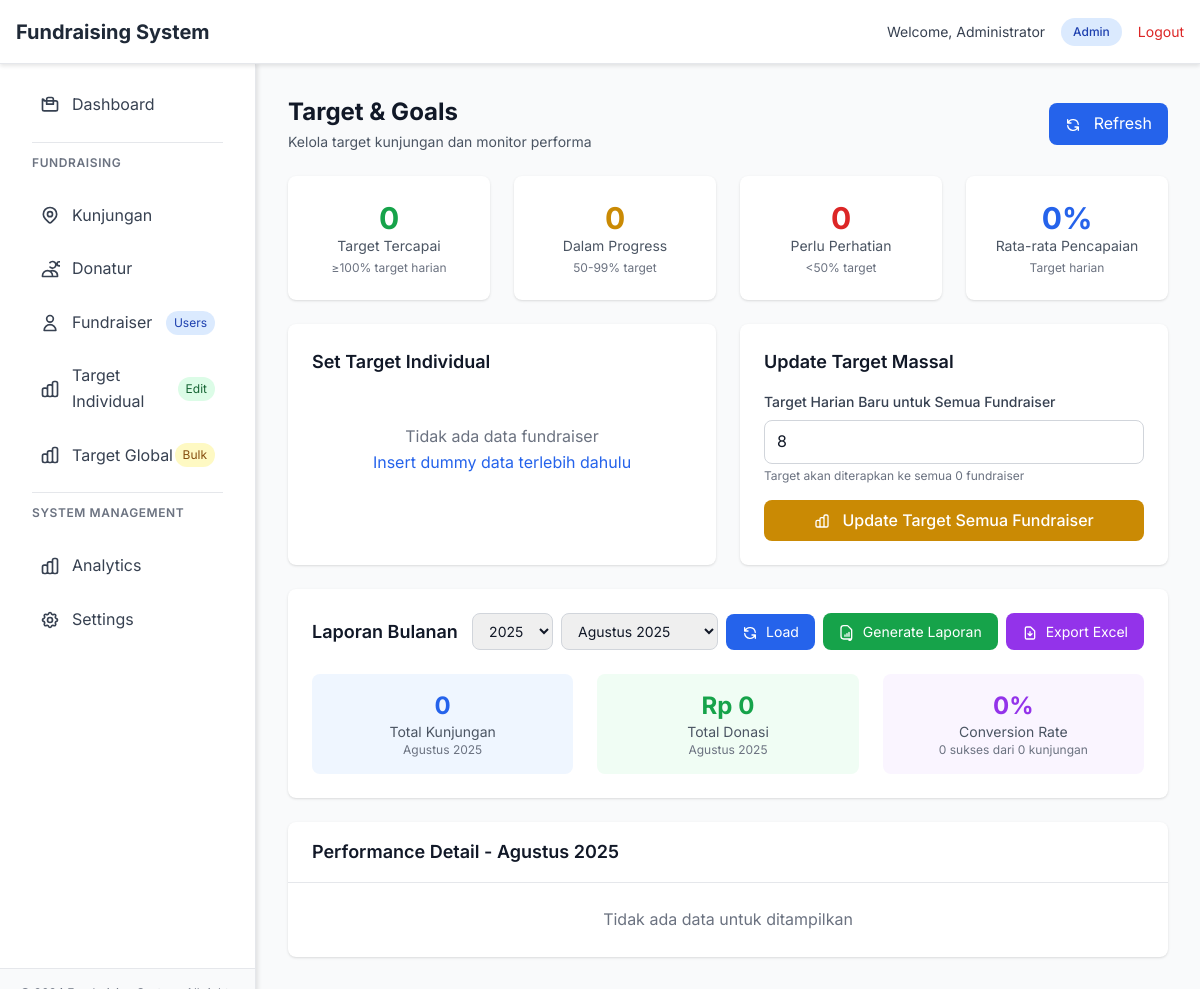
The app's page /target-new.php (signed in), older data.
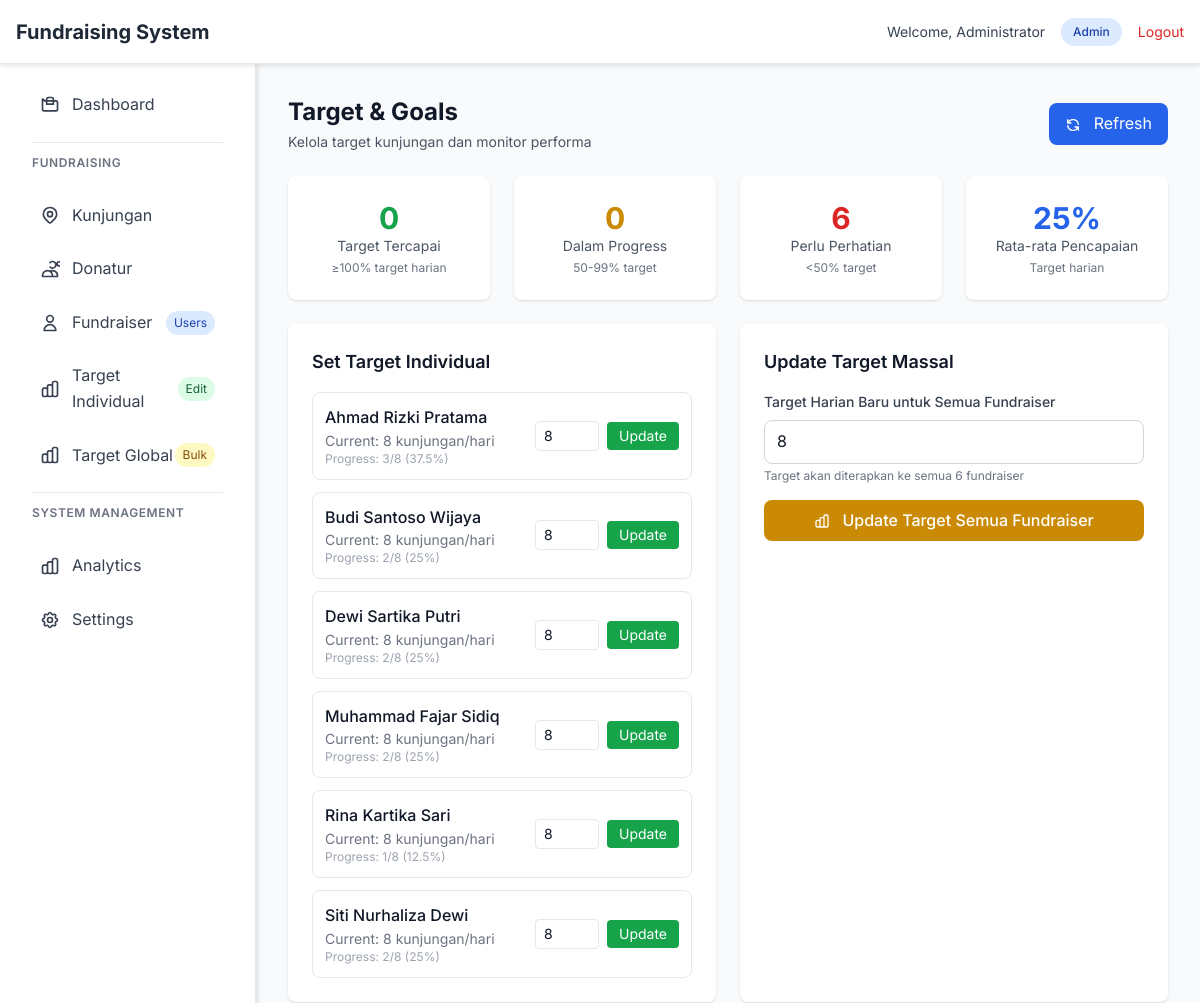
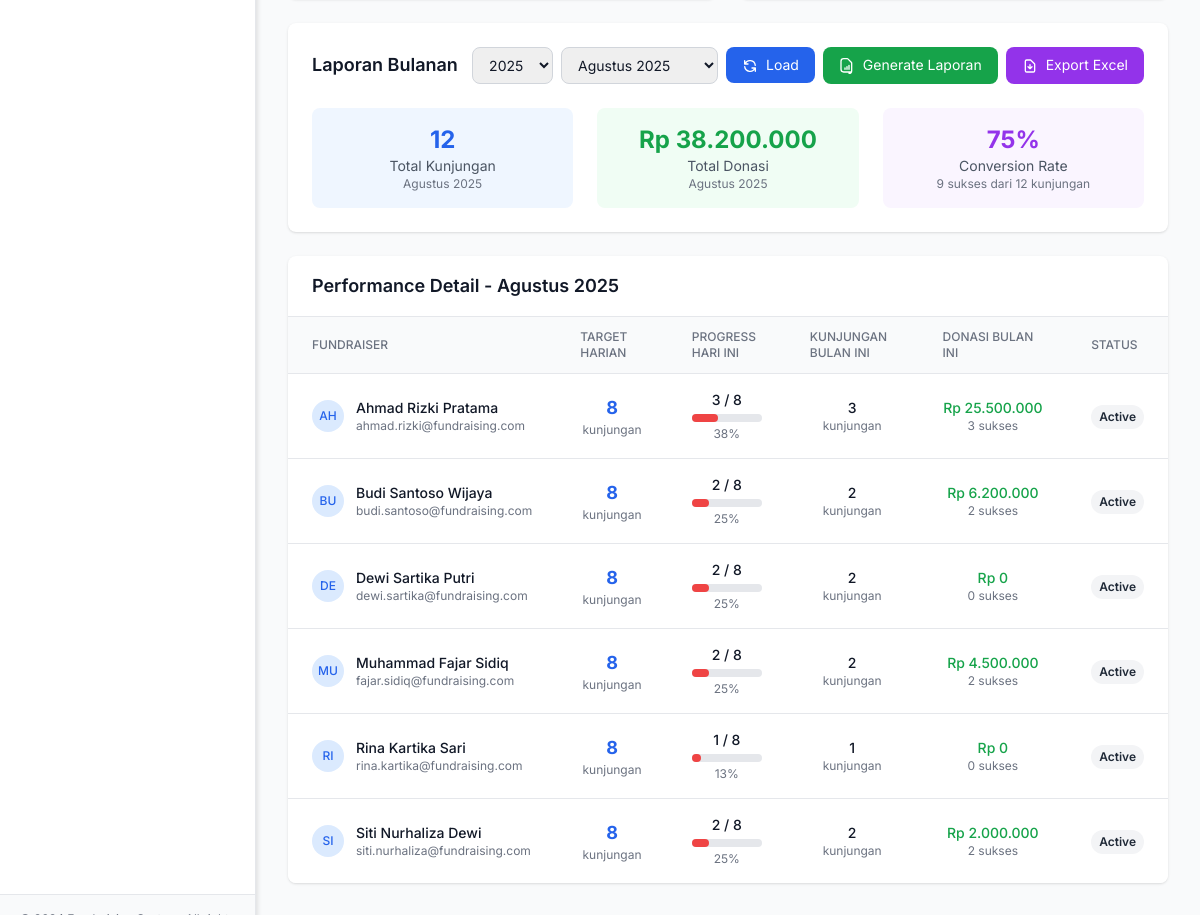
The same page, newer data (2 pictures, top to bottom).
### tables this page shows
CREATE TABLE `users` (
    `id` INT UNSIGNED NOT NULL AUTO_INCREMENT,
    `name` VARCHAR(150) NOT NULL,
    `email` VARCHAR(150) DEFAULT NULL,
    `username` VARCHAR(100) DEFAULT NULL,
    `password` VARCHAR(255) NOT NULL,
    `role` ENUM('admin','monitor','user') NOT NULL DEFAULT 'user',
    `status` ENUM('active','inactive') NOT NULL DEFAULT 'active',
    `target` INT UNSIGNED NOT NULL DEFAULT 8,
    `phone` VARCHAR(25) DEFAULT NULL,
    `created_at` TIMESTAMP NOT NULL DEFAULT CURRENT_TIMESTAMP,
    `updated_at` TIMESTAMP NULL DEFAULT CURRENT_TIMESTAMP ON UPDATE CURRENT_TIMESTAMP,
    PRIMARY KEY (`id`),
    UNIQUE KEY `uq_users_email` (`email`),
    UNIQUE KEY `uq_users_username` (`username`),
    KEY `idx_users_role` (`role`),
    KEY `idx_users_status` (`status`)
);

### target-new.php (the view, shortened to what the changed rows need)
<?php
include 'layout-header.php';
require_once 'config.php';
$currentYear = date('Y');
$currentMonth = date('n');
$selectedYear = $_GET['year'] ?? $currentYear;
$selectedMonth = $_GET['month'] ?? $currentMonth;
try {
    $stmt = $pdo->prepare("
        SELECT
            u.id,
            u.name,
            u.email,
            u.target,
            u.status,
            COALESCE(COUNT(CASE WHEN DATE(k.created_at) = CURDATE() THEN 1 END), 0) as kunjungan_hari_ini,
            COALESCE(COUNT(CASE WHEN YEAR(k.created_at) = ? AND MONTH(k.created_at) = ? THEN 1 END), 0) as kunjungan_bulan,
            COALESCE(SUM(CASE WHEN YEAR(k.created_at) = ? AND MONTH(k.created_at) = ? AND k.status = 'berhasil' THEN k.nominal ELSE 0 END), 0) as donasi_bulan,
            COALESCE(COUNT(CASE WHEN YEAR(k.created_at) = ? AND MONTH(k.created_at) = ? AND k.status = 'berhasil' THEN 1 END), 0) as sukses_bulan
        FROM users u
        LEFT JOIN kunjungan k ON u.id = k.fundraiser_id
        WHERE u.role = 'user'
        GROUP BY u.id, u.name, u.email, u.target, u.status
        ORDER BY u.name
    ");
    $stmt->execute([$selectedYear, $selectedMonth, $selectedYear, $selectedMonth, $selectedYear, $selectedMonth]);
    $fundraisers = $stmt->fetchAll(PDO::FETCH_ASSOC);
    $totalFundraisers = count($fundraisers);
    $targetTercapai = 0;
    $dalamProgress = 0;
    $perluPerhatian = 0;
    $totalTargetHarian = 0;
    $totalKunjunganHariIni = 0;
    foreach ($fundraisers as $f) {
        $totalTargetHarian += $f['target'];
        $totalKunjunganHariIni += $f['kunjungan_hari_ini'];
        $percent = $f['target'] > 0 ? ($f['kunjungan_hari_ini'] / $f['target']) * 100 : 0;
        if ($percent >= 100) {
            $targetTercapai++;
        } elseif ($percent >= 50) {
            $dalamProgress++;
        } else {
            $perluPerhatian++;
        }
    }
    $rataPencapaian = $totalTargetHarian > 0 ? round(($totalKunjunganHariIni / $totalTargetHarian) * 100, 1) : 0;
    $totalKunjunganBulan = array_sum(array_column($fundraisers, 'kunjungan_bulan'));
    $totalDonasiBulan = array_sum(array_column($fundraisers, 'donasi_bulan'));
    $totalSuksesBulan = array_sum(array_column($fundraisers, 'sukses_bulan'));
    $conversionRate = $totalKunjunganBulan > 0 ? round(($totalSuksesBulan / $totalKunjunganBulan) * 100, 1) : 0;
} catch (Exception $e) {
    $fundraisers = [];
    $error_message = $e->getMessage();
    $targetTercapai = 0;
    $dalamProgress = 0;
    $perluPerhatian = 0;
    $rataPencapaian = 0;
    $totalKunjunganBulan = 0;
    $totalDonasiBulan = 0;
    $conversionRate = 0;
}
?>
<div class="space-y-6">
    <div class="flex flex-col sm:flex-row sm:items-center sm:justify-between">
        <div>
            <h1 class="text-2xl font-bold text-gray-900">Target & Goals</h1>
        </div>
    </div>
    <div class="grid grid-cols-1 md:grid-cols-4 gap-6">
        <div class="bg-white rounded-lg shadow p-6 target-card">
            <div class="text-center">
                <div class="text-3xl font-bold text-red-600"><?php echo $perluPerhatian; ?></div>
                <div class="text-sm text-gray-600">Perlu Perhatian</div>
                <div class="text-xs text-gray-500 mt-1"><50% target</div>
            </div>
        </div>
        <div class="bg-white rounded-lg shadow p-6 target-card">
            <div class="text-center">
                <div class="text-3xl font-bold text-blue-600"><?php echo $rataPencapaian; ?>%</div>
                <div class="text-sm text-gray-600">Rata-rata Pencapaian</div>
                <div class="text-xs text-gray-500 mt-1">Target harian</div>
            </div>
        </div>
    </div>
    <div class="grid grid-cols-1 lg:grid-cols-2 gap-6">
        <div class="bg-white rounded-lg shadow p-6">
            <h2 class="text-lg font-semibold text-gray-900 mb-4">Set Target Individual</h2>
            <?php if (!empty($fundraisers)): ?>
            <div class="space-y-3">
                <?php foreach ($fundraisers as $f): ?>
                <div class="flex items-center justify-between p-3 border rounded-lg">
                    <div class="flex-1">
                        <div class="font-medium text-gray-900"><?php echo htmlspecialchars($f['name']); ?></div>
                        <div class="text-sm text-gray-500">Current: <?php echo $f['target']; ?> kunjungan/hari</div>
                        <div class="text-xs text-gray-400">Progress: <?php echo $f['kunjungan_hari_ini']; ?>/<?php echo $f['target']; ?> (<?php echo $f['target'] > 0 ? round(($f['kunjungan_hari_ini'] / $f['target']) * 100, 1) : 0; ?>%)</div>
                    </div>
                    <?php if ($user_role === 'admin'): ?>
                    <div class="flex items-center space-x-2">
                        <form method="POST" class="flex items-center space-x-2">
                            <input type="number" name="target" value="<?php echo $f['target']; ?>" min="1" max="50"
                                   class="w-16 px-2 py-1 text-sm border rounded focus:ring-2 focus:ring-blue-500">
                            <button type="submit" class="px-3 py-1 bg-green-600 text-white text-sm rounded hover:bg-green-700 transition-colors">
                                Update
                            </button>
                        </form>
                    </div>
                    <?php endif; ?>
                </div>
                <?php endforeach; ?>
            </div>
            <?php else: ?>
            <div class="text-center py-8 text-gray-500">
                <p>Tidak ada data fundraiser</p>
                <a href="dashboard.php" class="text-blue-600 hover:text-blue-800">Insert dummy data terlebih dahulu</a>
            </div>
            <?php endif; ?>
        </div>
        <?php if ($user_role === 'admin'): ?>
        <div class="bg-white rounded-lg shadow p-6">
            <h2 class="text-lg font-semibold text-gray-900 mb-4">Update Target Massal</h2>
            <form method="POST" class="space-y-4">
                <div>
                    <label for="new_target" class="block text-sm font-medium text-gray-700 mb-2">
                        Target Harian Baru untuk Semua Fundraiser
                    </label>
                    <input type="number" id="new_target" name="new_target" min="1" max="50" value="8"
                           class="w-full px-3 py-2 border border-gray-300 rounded-lg focus:outline-none focus:ring-2 focus:ring-blue-500">
                    <p class="mt-1 text-xs text-gray-500">Target akan diterapkan ke semua <?php echo $totalFundraisers; ?> fundraiser</p>
                </div>
                <button type="submit" onclick="return confirm('Update target semua fundraiser ke ' + document.getElementById('new_target').value + ' kunjungan per hari?')"
                        class="w-full px-4 py-2 bg-yellow-600 text-white font-medium rounded-lg hover:bg-yellow-700 transition-colors">
                    Update Target Semua Fundraiser
                </button>
            </form>
        </div>
        <?php endif; ?>
    </div>
    <div class="bg-white rounded-lg shadow p-6">
        <div class="flex flex-col sm:flex-row sm:items-center sm:justify-between mb-6">
            <h2 class="text-lg font-semibold text-gray-900">Laporan Bulanan</h2>
                        <?php
                        $months = [
                            1 => 'Januari', 2 => 'Februari', 3 => 'Maret', 4 => 'April',
                            5 => 'Mei', 6 => 'Juni', 7 => 'Juli', 8 => 'Agustus',
                            9 => 'September', 10 => 'Oktober', 11 => 'November', 12 => 'Desember'
                        ];
                        ?>
        </div>
        <div class="grid grid-cols-1 md:grid-cols-3 gap-6">
            <div class="text-center p-4 bg-blue-50 rounded-lg">
                <div class="text-2xl font-bold text-blue-600"><?php echo number_format($totalKunjunganBulan); ?></div>
                <div class="text-sm text-gray-600">Total Kunjungan</div>
                <div class="text-xs text-gray-500"><?php echo $months[$selectedMonth]; ?> <?php echo $selectedYear; ?></div>
            </div>
            <div class="text-center p-4 bg-green-50 rounded-lg">
                <div class="text-2xl font-bold text-green-600">Rp <?php echo number_format($totalDonasiBulan, 0, ',', '.'); ?></div>
                <div class="text-sm text-gray-600">Total Donasi</div>
                <div class="text-xs text-gray-500"><?php echo $months[$selectedMonth]; ?> <?php echo $selectedYear; ?></div>
            </div>
            <div class="text-center p-4 bg-purple-50 rounded-lg">
                <div class="text-2xl font-bold text-purple-600"><?php echo $conversionRate; ?>%</div>
                <div class="text-sm text-gray-600">Conversion Rate</div>
                <div class="text-xs text-gray-500"><?php echo $totalSuksesBulan; ?> sukses dari <?php echo $totalKunjunganBulan; ?> kunjungan</div>
            </div>
        </div>
    </div>
    <div class="bg-white rounded-lg shadow overflow-hidden">
        <div class="px-6 py-4 border-b border-gray-200">
            <h2 class="text-lg font-semibold text-gray-900">Performance Detail - <?php echo $months[$selectedMonth]; ?> <?php echo $selectedYear; ?></h2>
        </div>
        <?php if (!empty($fundraisers)): ?>
        <div class="overflow-x-auto">
            <table class="min-w-full divide-y divide-gray-200">
                <thead class="bg-gray-50">
                    <tr>
                        <th class="px-6 py-3 text-left text-xs font-medium text-gray-500 uppercase">Fundraiser</th>
                        <th class="px-6 py-3 text-left text-xs font-medium text-gray-500 uppercase">Target Harian</th>
                        <th class="px-6 py-3 text-left text-xs font-medium text-gray-500 uppercase">Progress Hari Ini</th>
                        <th class="px-6 py-3 text-left text-xs font-medium text-gray-500 uppercase">Kunjungan Bulan Ini</th>
                        <th class="px-6 py-3 text-left text-xs font-medium text-gray-500 uppercase">Donasi Bulan Ini</th>
                        <th class="px-6 py-3 text-left text-xs font-medium text-gray-500 uppercase">Status</th>
                    </tr>
                </thead>
                <tbody class="bg-white divide-y divide-gray-200">
                    <?php foreach ($fundraisers as $f): ?>
                    <tr class="hover:bg-gray-50">
                        <td class="px-6 py-4 whitespace-nowrap">
                            <div class="flex items-center">
                                <div class="h-8 w-8 rounded-full bg-blue-100 flex items-center justify-center mr-3">
                                    <span class="text-xs font-medium text-blue-600"><?php echo strtoupper(substr($f['name'], 0, 2)); ?></span>
                                </div>
                                <div>
                                    <div class="text-sm font-medium text-gray-900"><?php echo htmlspecialchars($f['name']); ?></div>
                                    <div class="text-xs text-gray-500"><?php echo htmlspecialchars($f['email']); ?></div>
                                </div>
                            </div>
                        </td>
                        <td class="px-6 py-4 whitespace-nowrap text-center">
                            <div class="text-lg font-bold text-blue-600"><?php echo $f['target']; ?></div>
                            <div class="text-xs text-gray-500">kunjungan</div>
                        </td>
                        <td class="px-6 py-4 whitespace-nowrap">
                            <div class="text-center">
                                <div class="text-sm font-medium"><?php echo $f['kunjungan_hari_ini']; ?> / <?php echo $f['target']; ?></div>
                                <?php
                                    $percent = $f['target'] > 0 ? min(100, round(($f['kunjungan_hari_ini'] / $f['target']) * 100)) : 0;
                                    $color = $percent >= 100 ? 'bg-green-500' : ($percent >= 75 ? 'bg-yellow-500' : ($percent >= 50 ? 'bg-blue-500' : 'bg-red-500'));
                                ?>
                                <div class="w-full bg-gray-200 rounded-full h-2 mt-1">
                                    <div class="h-2 rounded-full <?php echo $color; ?> progress-bar" style="width: <?php echo $percent; ?>%"></div>
                                </div>
                                <div class="text-xs text-gray-500 mt-1"><?php echo $percent; ?>%</div>
                            </div>
                        </td>
                        <td class="px-6 py-4 whitespace-nowrap text-center">
                            <div class="text-sm font-medium text-gray-900"><?php echo number_format($f['kunjungan_bulan']); ?></div>
                            <div class="text-xs text-gray-500">kunjungan</div>
                        </td>
                        <td class="px-6 py-4 whitespace-nowrap text-center">
                            <div class="text-sm font-medium text-green-600">Rp <?php echo number_format($f['donasi_bulan'], 0, ',', '.'); ?></div>
                            <div class="text-xs text-gray-500"><?php echo number_format($f['sukses_bulan']); ?> sukses</div>
                        </td>
                        <td class="px-6 py-4 whitespace-nowrap text-center">
                            <span class="inline-flex px-2 py-1 text-xs font-semibold rounded-full <?php
                                echo $f['status'] === 'aktif' ? 'bg-green-100 text-green-800' : 'bg-gray-100 text-gray-800';
                            ?>">
                                <?php echo ucfirst($f['status']); ?>
                            </span>
                        </td>
                    </tr>
                    <?php endforeach; ?>
                </tbody>
            </table>
        </div>
        <?php else: ?>
        <div class="p-6 text-center text-gray-500">
            <p>Tidak ada data untuk ditampilkan</p>
        </div>
        <?php endif; ?>
    </div>
</div>
<?php include 'layout-footer.php'; ?>

Row changes from the older to the newer data that the page shows:
added users: name "Ahmad Rizki Pratama", target "8", kunjungan_hari_ini "3", target "37.5", name "AH", email "ahmad.rizki@fundraising.com", percent "38", kunjungan_bulan "3", donasi_bulan "25.500.000", sukses_bulan "3", status "Active"
added users: name "Budi Santoso Wijaya", target "8", kunjungan_hari_ini "2", target "25", name "BU", email "budi.santoso@fundraising.com", percent "25", kunjungan_bulan "2", donasi_bulan "6.200.000", sukses_bulan "2", status "Active"
added users: name "Dewi Sartika Putri", target "8", kunjungan_hari_ini "2", target "25", name "DE", email "dewi.sartika@fundraising.com", percent "25", kunjungan_bulan "2", donasi_bulan "0", sukses_bulan "0", status "Active"
added users: name "Muhammad Fajar Sidiq", target "8", kunjungan_hari_ini "2", target "25", name "MU", email "fajar.sidiq@fundraising.com", percent "25", kunjungan_bulan "2", donasi_bulan "4.500.000", sukses_bulan "2", status "Active"
added users: name "Rina Kartika Sari", target "8", kunjungan_hari_ini "1", target "12.5", name "RI", email "rina.kartika@fundraising.com", percent "13", kunjungan_bulan "1", donasi_bulan "0", sukses_bulan "0", status "Active"
added users: name "Siti Nurhaliza Dewi", target "8", kunjungan_hari_ini "2", target "25", name "SI", email "siti.nurhaliza@fundraising.com", percent "25", kunjungan_bulan "2", donasi_bulan "2.000.000", sukses_bulan "2", status "Active"
Text that changed along with them:
$perluPerhatian: "0" → "6"
$rataPencapaian: "0" → "25"
$totalFundraisers: "0" → "6"
$totalKunjunganBulan: "0" → "12"
$totalDonasiBulan: "0" → "38.200.000"
$conversionRate: "0" → "75"
$totalSuksesBulan: "0" → "9"
text no longer shown: "Tidak ada data fundraiser Insert dummy data terlebih dahulu Tidak ada data untuk ditampilkan"
text now shown: "FUNDRAISER TARGET HARIAN PROGRESS HARI INI KUNJUNGAN BULAN INI DONASI BULAN INI STATUS"
